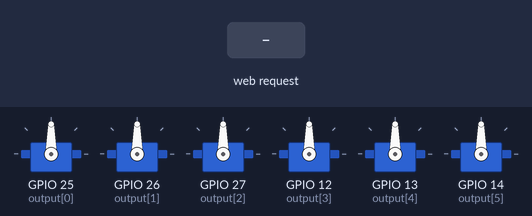
The sketch below on a simulated ESP32. On the bench: 6 × servo. The test bench sets the inputs (shaded band). WiFi joins after 1.5 s; servers stay silent unless stated; what the sketch prints to the serial monitor is not drawn.

Above: at 2.7 s.
2.8 s: HTTP request GET /26/on received
At 4.6 s:
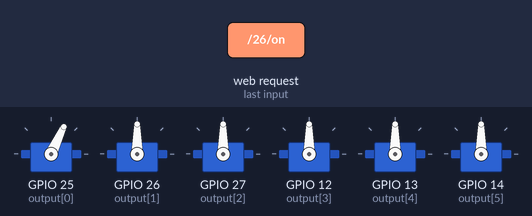
5.8 s: HTTP request GET /26/off received
At 7.6 s:
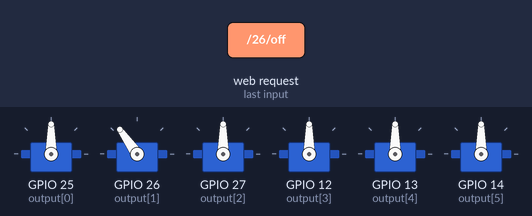
8.8 s: HTTP request GET /27/on received
At 10.6 s:
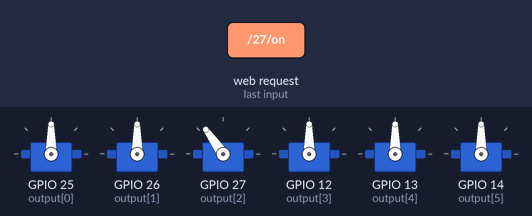
11.8 s: HTTP request GET /27/off received
At 13.6 s:
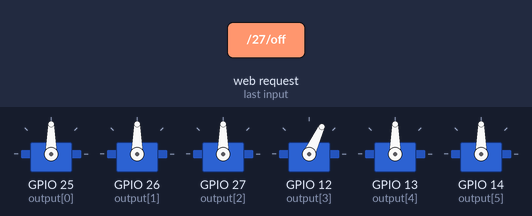
14.8 s: HTTP request GET /28/on received
At 16.6 s:
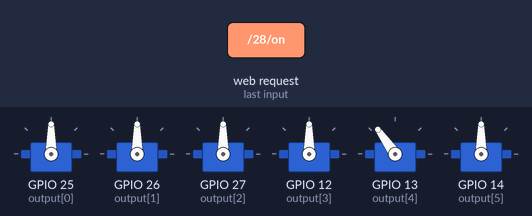
17.8 s: HTTP request GET /28/off received
At 19.6 s:
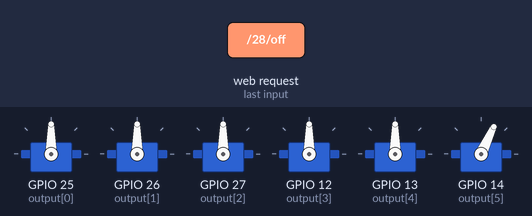
Timing chart, 0 to 21.3 s (numbered marks = the images above; inputs shaded):
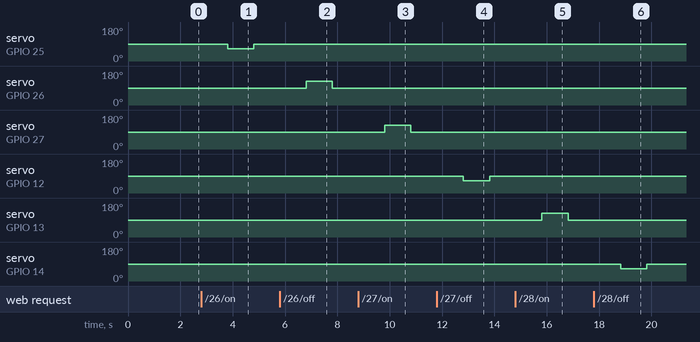

The sketch:

switch.ino
```cpp
/*********
  Rui Santos
  Complete project details at http://randomnerdtutorials.com
*********/

// Load Wi-Fi library
#include <WiFi.h>
#include <Servo.h>

// Replace with your network credentials
const char* ssid     = "ET";
const char* password = "19990512";

// Set web server port number to 80
WiFiServer server(80);
Servo myservo[6];


// Variable to store the HTTP request
String header;

// Auxiliar variables to store the current output state
String output26State = "off";
String output27State = "off";
String output28State = "off";

// Assign output variables to GPIO pins
const int output[6] = {25,26,27,12,13,14};


bool turn(int servoNum,bool state)
{
    if(state == 0)
    {
      myservo[servoNum].write(90);
      delay(1000);
      myservo[servoNum].write(125);
      delay(1000);
      myservo[servoNum].write(90);
      delay(1000);
      Serial.println("turned 1");
      return true;
    }
    else if(state ==1)
    {
      myservo[servoNum].write(90);
      delay(1000);
      myservo[servoNum].write(65);
      delay(1000);
      myservo[servoNum].write(90);
      delay(1000);
      Serial.println("turned 2");
      return true;
    }


}


void setup() {
  Serial.begin(115200);
  // Initialize the output variables as outputs

  // Set outputs to LOW
  for(int i=0;i<6;++i)
  {
    myservo[i].attach(output[i]);
  }

  // Connect to Wi-Fi network with SSID and password
  Serial.print("Connecting to ");
  Serial.println(ssid);
  WiFi.begin(ssid, password);
  while (WiFi.status() != WL_CONNECTED)
  {
    delay(500);
    Serial.print(".");
  }
  // Print local IP address and start web server
  Serial.println("");
  Serial.println("WiFi connected.");
  Serial.println("IP address: ");
  Serial.println(WiFi.localIP());
  server.begin();
}

void loop(){
  WiFiClient client = server.available();   //Gets a client that is connected to the server and has data available for reading
  // Listen for incoming clients

  if (client) {                             // If a new client connects,
    Serial.println("New Client.");          // print a message out in the serial port
    String currentLine = "";                // make a String to hold incoming data from the client
    while (client.connected())              // loop while the client's connected
    {  //client.connected(): Connects to a specified IP address and port
      if (client.available()) // if there's bytes to read from the client,
      {
        //client.available(): Returns the number of bytes available for reading
        char c = client.read();             // read a byte, then
        Serial.write(c);                    // print it out the serial monitor
        //Serial.print(c) Serial.print(c) is the same except print() is about ascii code
        header += c;
        if (c == '\n')
        {                    // if the byte is a newline character
          // if the current line is blank, you got two newline characters in a row.
          // that's the end of the client HTTP request, so send a response:
          if (currentLine.length() == 0)
          {
            // HTTP headers always start with a response code (e.g. HTTP/1.1 200 OK)
            // and a content-type so the client knows what's coming, then a blank line:
            client.println("HTTP/1.1 200 OK");
            client.println("Content-type:text/html");
            client.println("Connection: close");
            client.println();

            // turns the GPIOs on and off
            if (header.indexOf("GET /26/on") >= 0)
            {
              Serial.println("GPIO 26 on");
              output26State = "on";
              turn(0,1);

            }
            else if (header.indexOf("GET /26/off") >= 0)
            {
              Serial.println("GPIO 26 off");
              output26State = "off";
              turn(1,0);
            }
            else if (header.indexOf("GET /27/on") >= 0)
            {
              Serial.println("GPIO 27 on");
              output27State = "on";
              turn(2,0);
            }
            else if (header.indexOf("GET /27/off") >= 0)
            {
              Serial.println("GPIO 27 off");
              output27State = "off";
              turn(3,1);
            }
            else if (header.indexOf("GET /28/on") >= 0)
            {
              Serial.println("GPIO 28 on");
              output28State = "on";
              turn(4,0);
            }
            else if (header.indexOf("GET /28/off") >= 0)
            {
              Serial.println("GPIO 28 off");
              output28State = "off";
              turn(5,1);
            }

            // Display the HTML web page
            client.println("<!DOCTYPE html><html>");
            client.println("<head><meta name=\"viewport\" content=\"width=device-width, initial-scale=1\">");
            client.println("<link rel=\"icon\" href=\"data:,\">");
            // CSS to style the on/off buttons
            // Feel free to change the background-color and font-size attributes to fit your preferences
            client.println("<style>html { font-family: Helvetica; display: inline-block; margin: 0px auto; text-align: center;}");
            client.println(".button { background-color: #4CAF50; border: none; color: white; padding: 16px 40px;");
            client.println("text-decoration: none; font-size: 30px; margin: 2px; cursor: pointer;}");
            client.println(".button2 {background-color: #555555;}</style></head>");

            // Web Page Heading
            client.println("<body><h1>Automatic Switch</h1>");

            // Display current state, and ON/OFF buttons for GPIO 26
            client.println("<p> Switch One " + output26State + "</p>");
            // If the output26State is off, it displays the ON button
            if (output26State=="off")
            {
              client.println("<p><a href=\"/26/on\"><button name=\"First_Button\" class=\"button\">ON</button></a></p>");
            }
            else
            {
              client.println("<p><a href=\"/26/off\"><button name=\"First_Button\" class=\"button button2\">OFF</button></a></p>");
            }

            // Display current state, and ON/OFF buttons for GPIO 27
            client.println("<p> Switch Two " + output27State + "</p>");
            // If the output27State is off, it displays the ON button
            if (output27State=="off")
            {
              client.println("<p><a href=\"/27/on\"><button name=\"Second_Button\" class=\"button\">ON</button></a></p>");
            }
            else
            {
              client.println("<p><a href=\"/27/off\"><button name=\"Second_Button\" class=\"button name=\"Second_Button\" button2\">OFF</button></a></p>");
            }
            // Display current state, and ON/OFF buttons for GPIO 27
            client.println("<p> Switch Three " + output28State + "</p>");
            // If the output28State is off, it displays the ON button
            if (output28State=="off")
            {
              client.println("<p><a href=\"/28/on\"><button name=\"Third_Button\" class=\"button\">ON</button></a></p>");
            }
            else
            {
              client.println("<p><a href=\"/28/off\"><button name=\"Third_Button\" class=\"button button2\">OFF</button></a></p>");
            }
            client.println("</body></html>");

            // The HTTP response ends with another blank line
            client.println();
            // Break out of the while loop
            break;
          }
          else
          { // if you got a newline, then clear currentLine
            currentLine = "";
          }
        }
        else if (c != '\r')
        {  // if you got anything else but a carriage return character,
          currentLine += c;      // add it to the end of the currentLine
        }
      }
    }
    // Clear the header variable
    header = "";
    // Close the connection
    client.stop();
    Serial.println("Client disconnected.");
    Serial.println("");
  }
}
```

Measured:
- after the input at 2.8 s, servo on GPIO 25 (output[0]): 90° → 65° after 1.0 s, → 90° 1.0 s later
- after the input at 5.8 s, servo on GPIO 26 (output[1]): 90° → 125° after 1.0 s, → 90° 1.0 s later
- after the input at 8.8 s, servo on GPIO 27 (output[2]): 90° → 125° after 1.0 s, → 90° 1.0 s later
- after the input at 11.8 s, servo on GPIO 12 (output[3]): 90° → 65° after 1.0 s, → 90° 1.0 s later
- after the input at 14.8 s, servo on GPIO 13 (output[4]): 90° → 125° after 1.0 s, → 90° 1.0 s later
- after the input at 17.8 s, servo on GPIO 14 (output[5]): 90° → 65° after 1.0 s, → 90° 1.0 s later
